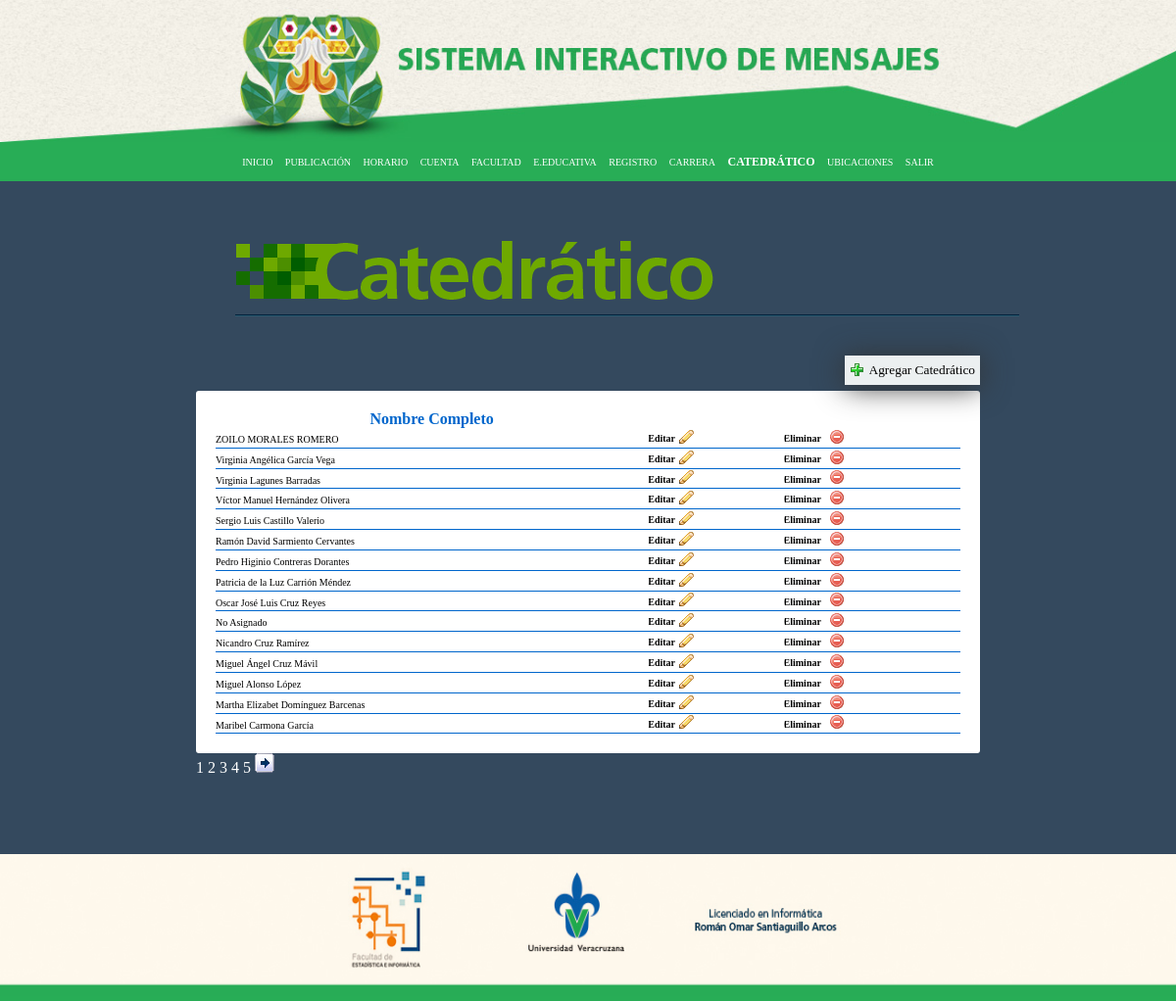
/Vistas/Entidades/catedratico.php (signed in), run on the app's committed database.
### tables this page shows
CREATE TABLE IF NOT EXISTS `catedratico` (
  `idCatedratico` int(11) NOT NULL AUTO_INCREMENT,
  `Apellidomaterno` varchar(45) DEFAULT NULL,
  `Apellidopaterno` varchar(45) DEFAULT NULL,
  `Correo` varchar(45) DEFAULT NULL,
  `Nombre` varchar(45) DEFAULT NULL,
  `idFacultad` int(11) NOT NULL,
  PRIMARY KEY (`idCatedratico`,`idFacultad`),
  KEY `fk_Catedratico_Facultad1_idx` (`idFacultad`)
);

### Vistas/Entidades/catedratico.php (the view, shortened to what this page needs)
<!DOCTYPE html>
<html leng="es">
<head>
<link rel="stylesheet" href="../../css/css1a.css">
</head>
<div id="portada">
    <img id="imgportada" src="../../imagenes/header.jpg">
</div>
<center><div id="cabeza">
    <div id="men">
<nav id="menu">
    <ul>
        <li><a href="../pagprin.php">INICIO</a></li>
        <li><a href="publicacion.php">PUBLICACIÓN</a></li>
        <li><a href="horario.php">HORARIO</a></li>
        <li><a href="cuenta.php">CUENTA</a></li>
        <li><a href="facultad.php">FACULTAD</a></li>
        <li><a href="eeducativa.php">E.EDUCATIVA</a></li>
        <li><a href="registro.php">REGISTRO</a></li>
        <li><a href="carrera.php">CARRERA</a></li>
        <li><a href="catedratico.php" id="qwerty">CATEDRÁTICO</a></li>
        <li><a href="ubicaciones.php">UBICACIONES</a></li>
        <li><a href="salir.php">SALIR</a></li>
    </ul>
</nav>
</div>
</div></center>
<body><br><br>
<div id="cuerpo">
<figure id="figura">
<img src="../../imagenes/catedratico.png">
</figure><br><br>
 <?php
 echo "<div id='agregar'><form  method='post' action='../Agregar/agregarcate.php'><img src='../../imagenes/add.gif' class='icon'>
                        <input type='submit' value='Agregar Catedrático'  name='agregar' class='conf'>
                        </form></div>";
 echo"
<br><br>";
    echo "<div>";
    $nombreadmin = $_SESSION['nombreUsuario'];
    $sql = "SELECT idFacultad from cuenta where Usuario='".$nombreadmin."';";
    $resultado = mysql_query($sql) or die(mysql_error());
    $fil = mysql_fetch_array($resultado, MYSQL_BOTH);
    $fac = $fil[0];
                          echo "<div id='contenedor_carrera'>";
                           echo "<table>";
                         echo"<tr>";
                            echo"
                            <th><left>Nombre Completo</left></th>
                            <th></th>
                            <th></th>
                            <th></th>
                            </tr>";
                         $mysqlfacu="SELECT * FROM catedratico WHERE idFacultad=".$fac.";";
                        $resulf=mysql_query($mysqlfacu) or die(mysql_error());
                        $num_total_registros=mysql_num_rows($resulf);
                       if ($num_total_registros > 0) {
    $tamano_pag = 15;
        $pagina = false;
                        if (!$pagina) {
                            $inicio=0;
                            $pagina=1;
                        }else{
                            $inicio=($pagina - 1) * $tamano_pag;
                        }
                        $total_paginas=ceil($num_total_registros / $tamano_pag);
                        $consultas="SELECT idCatedratico,Nombre,Apellidomaterno,Apellidopaterno FROM catedratico WHERE idFacultad= ".$fac." ORDER BY nombre DESC LIMIT ".$inicio.",".$tamano_pag;
                        $rs=mysql_query($consultas)or die(mysql_error());
                        while($row1=mysql_fetch_array($rs)){
                                   echo "<tr>";
                                        echo "<td><a class='text20'>".$row1['Nombre']." </a>";
                                        echo "<a class='text20'>".$row1['Apellidopaterno']." </a>";
                                        echo "<a class='text20'>".$row1['Apellidomaterno']."</a></td>";
                        echo "<td>
 <form  method='post' action='../Editar/editarcatedratico.php'>
    <input type='hidden' name='idcar' value=".$row1['idcatedratico'].">
    <input type='submit' value='Editar'  id='edit' name='Editar' class='conf'><img src='../../imagenes/editar.png' class='icon'>
     </form>
</td>";
                        echo "<td>
    <form  method='post' action='../../Controller/eliminarcatedratico.php'>
    <input type='hidden' name='idcate' value=".$row1['idcatedratico'].">
    <input class='conf' type='submit' id='delete' name='Eliminar' value='Eliminar' alingn='center'>
    <img src='../../imagenes/borrar.png' class='icon'>
     </form>
</td>";
                                echo"</tr>";
            }echo "</legend>";
        echo "</table></div></div>";
            echo '<p class="textlink">';
    if ($total_paginas > 1) {
        for ($i=1;$i<=$total_paginas;$i++) {
            if ($pagina == $i)
                echo "<a class='textlink'>".$pagina."</a>";
            else
                echo '  <a class="textlink" href="'.'?pagina='.$i.'">'.$i.'</a>  ';
        }
        if ($pagina != $total_paginas)
            echo '<a class="textlink"><a class="textlink" href="'.'?pagina='.($pagina+1).'"><img src="../../imagenes/der.gif" border="0"></a></a>';
    }
    echo '</p>';}
                            echo "</div>";
?>
</body><br><br><br>
 <footer>
<div id="final">
    <img src="../../imagenes/footer.jpg" id="footer">
</div></footer>
</html>

### css/css1a.css (style rules this page uses)
* { margin: 0px; padding: 0px; }
a { text-decoration: none; font-family: Verdana; }
body { font-family: Verdana; margin: auto; background:#34495e; font-size: middle; }
#final { background: #28AD56; height: 150px; margin: 0px; padding: 0px; }
li { text-decoration: none; }
#menu ul, #menu li, #menu a { margin: 0px;padding: 0px; }
#menu ul { list-style: none; }
#menu a { text-decoration: none; }
#menu { font-size: 10px; height: 40px; background-color: #28AD56; width: 100%; margin: auto; }
center { margin: 0px; padding: 0px; }
#imgportada { margin: 0px; padding: 0px; width: 100%; height: 145px; }
#men { width: 1000px; height: auto; margin: auto; margin: 0px; padding: 0px; }
#portada { margin: 0px; padding: 0px; height: 145px; background: #fef6e8; }
#menu > ul > li { padding: 0px; position: relative; display: inline-block; margin: auto; }
#menu > ul > li > a { color:#FFF; opacity:1; font-size: middle; line-height: 40px; padding: 5px 5px; -webkit-transition: color .15s; -moz-transition: color .15s; -ms-transition: color .15s; -o-transition: color .15s; transition: color .15s; }
#qwerty { font-weight: bold; font-size: 12px; }
#cabeza { width:100%; height:auto; overflow: inherit; background: #28AD56; margin: 0px; padding: 0px; }
#footer { width: 100%; margin: 0px; padding: 0px; height: 145px; overflow: hidden; }
#cuerpo { width:800px; height:auto; position: center; padding:25px; margin: auto; margin-top: 0px; }
th { font-family: Roboto middle; }
input { width:300px; }
td { text-align: left; font-family: VERDANA; font-size: middle; border:1px solid #0066CC; border-width:0px 0px 1px 0px; }
.textlink { text-decoration: none; color: white; }
#contenedor_carrera { background: white; padding: 20px; -webkit-border-radius: 3px; -moz-border-radius: 3px; border-radius: 3px; }
#figura { margin-left: 5%; margin-right: 15%; }
.conf { background: transparent; border: none; height: auto; width: auto; -webkit-border-radius: 5px; -moz-border-radius: 5px; border-radius: 5px; cursor: pointer; font-family: Verdana; font-size: middle; color: black; }
.text20 { font-size: 10px; font-family: VERDANA; }
#delete { font-size: 10px; font-family: VERDANA; font-weight: bold; }
#edit { font-size: 10px; font-family: VERDANA; font-weight: bold; }
tr { color: black; font-size: middle; font-family: Verdana; }
.icon { vertical-align: middle; }
table { width: 100%; border-collapse: collapse; border-spacing: 0; border:1px solid #0066CC; border-width:0px 0px 1px 0px; }
#agregar { float: right; padding: 5px; width: auto; height: 20px; border:none; background-color:#ecf0f1; cursor:pointer; -webkit-box-shadow: 0px 2px 30px 0px rgba(50, 50, 50, 1); -moz-box-shadow: 0px 2px 30px 0px rgba(50, 50, 50, 1); box-shadow: 0px 2px 30px 0px rgba(50, 50, 50, 1); }
th { color:#0066CC; margin: auto; }

### data on the page
catedratico: Nombre "ZOILO", Apellidopaterno "MORALES", Apellidomaterno "ROMERO"
catedratico: Nombre "Virginia Angélica", Apellidopaterno "García", Apellidomaterno "Vega"
catedratico: Nombre "Virginia", Apellidopaterno "Lagunes", Apellidomaterno "Barradas"
catedratico: Nombre "Víctor Manuel", Apellidopaterno "Hernández", Apellidomaterno "Olivera"
catedratico: Nombre "Sergio Luis", Apellidopaterno "Castillo", Apellidomaterno "Valerio"
catedratico: Nombre "Ramón David", Apellidopaterno "Sarmiento", Apellidomaterno "Cervantes"
catedratico: Nombre "Pedro Higinio", Apellidopaterno "Contreras", Apellidomaterno "Dorantes"
catedratico: Nombre "Patricia de la Luz", Apellidopaterno "Carrión", Apellidomaterno "Méndez"
catedratico: Nombre "Oscar José Luis", Apellidopaterno "Cruz", Apellidomaterno "Reyes"
catedratico: Nombre "No Asignado"
catedratico: Nombre "Nicandro", Apellidopaterno "Cruz", Apellidomaterno "Ramírez"
catedratico: Nombre "Miguel Ángel", Apellidopaterno "Cruz", Apellidomaterno "Mávil"
catedratico: Nombre "Miguel", Apellidopaterno "Alonso", Apellidomaterno "López"
catedratico: Nombre "Martha Elizabet", Apellidopaterno "Domínguez", Apellidomaterno "Barcenas"
catedratico: Nombre "Maribel", Apellidopaterno "Carmona", Apellidomaterno "García"
